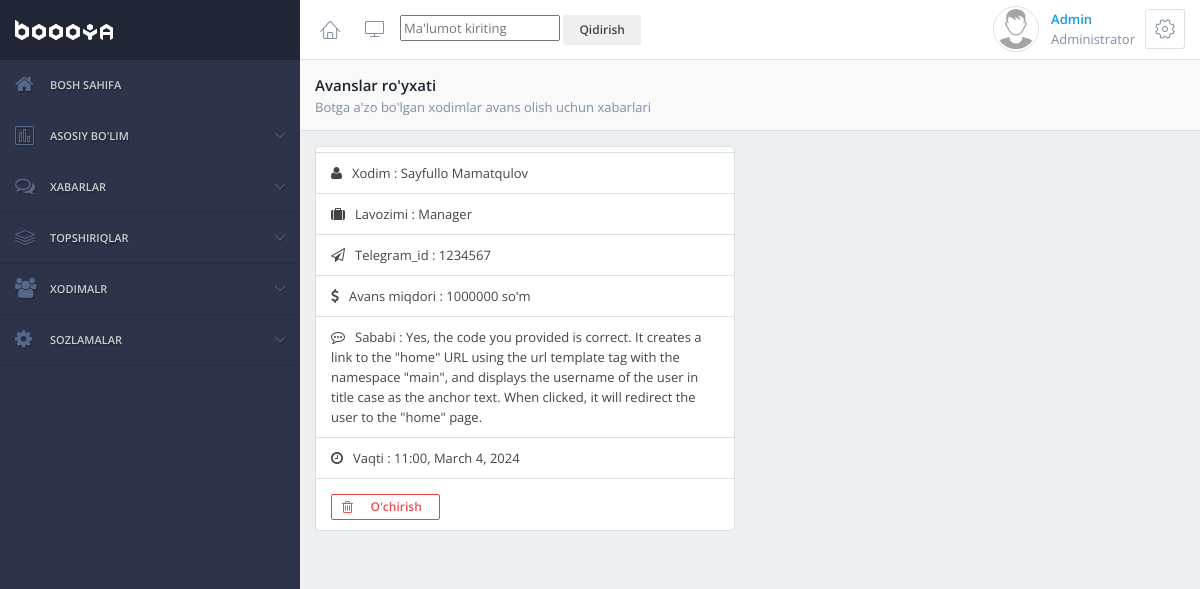
The page /advance/ (signed in) on the database its author committed.
### app/models.py (models this page shows, shortened)
class Advance(models.Model):
    desc = models.TextField(verbose_name="Enter the task !", blank=True)
    amount = models.IntegerField(verbose_name="Amount")
    employees = models.ForeignKey(Employee, on_delete=models.CASCADE)
    add_date = models.DateTimeField(auto_now_add=True)

class Employee(models.Model):
    positions = (
        ('admin',"Admin"),
        ('manager', "Manager"),
        ('worker', "Ishchi"),
        ('student', "Shogird"),
    )
    status = models.BooleanField(default=False)
    position = models.CharField(max_length=55, default='worker', choices=positions, verbose_name='Enter the position', help_text="Choose positions")
    full_name = models.CharField(max_length=155, verbose_name='Enter the name')
    phone_number = models.CharField(max_length=13, verbose_name='Enter the phone number')
    telegram_id = models.ForeignKey(TelegramUser, on_delete=models.CASCADE, related_name='employees')
    image = models.ImageField(upload_to='images/', blank=True, validators=[
        validators.FileExtensionValidator(allowed_extensions=['ico','png','jpeg','jpg'],
            message="Enter an image in the format below('ico','png','jpeg','jpg')")
        ])
    add_date = models.DateTimeField(auto_now_add=True)

class TelegramUser(models.Model):
    full_name = models.CharField(max_length=40, null=True, blank=True)
    telegram_id =  models.CharField(max_length=10, verbose_name='Telegram_ID')
    add_date = models.DateTimeField(auto_now_add=True)
    def __str__(self):
        return self.telegram_id

### app/views.py (the view)
# urls.py: path("advance/", AdvanceView.as_view(), name='advance'),
class AdvanceView(LoginRequiredMixin, ListView):
    model = Advance
    template_name = 'advance.html'
    def get_context_data(self, **kwargs):
        context = super().get_context_data(**kwargs)
        advance = Advance.objects.all()
        context['advance'] = advance
        return context

### templates/advance.html (shortened to what this page needs)
{% extends "wrapper.html" %}
{% load static %}
{% block content %}
                    <div class="app-heading app-heading-bordered app-heading-page">
                        <div class="title">
                            <h1>Avanslar ro'yxati</h1>
                            <p>Botga a'zo bo'lgan xodimlar avans olish uchun xabarlari</p>
                        </div>
                    </div>
                    <div class="container">
                        <div class="row">
                            {% for a in advance %}
                            <div class="col-md-6 col-xs-6">
                                <div class="block block-condensed padding-top-5">
                                    <div class="list-group">
                                        <div class="list-group-item"><span class="fa fa-user"></span> Xodim : {{ a.employees.full_name }}</div>
                                        <div class="list-group-item"><span class="fa fa-suitcase"></span> Lavozimi : {{ a.employees.get_position_display }}</div>
                                        <div class="list-group-item"><span class="fa fa-paper-plane-o"></span> Telegram_id : {{ a.employees.telegram_id }}</div>
                                        <div class="list-group-item"><span class="fa fa-dollar"></span> Avans miqdori : {{ a.amount }} so'm</div>
                                        <div class="list-group-item"><span class="fa fa-commenting-o"></span> Sababi : {{ a.desc }}</div>
                                        <div class="list-group-item"><span class="fa fa-clock-o"></span> Vaqti : {{ a.employees.add_date|date:"H:i, F j, Y" }}</div>
                                        <div class="list-group-item">
                                            <div class="block-content padding-top-5">
                                                <div class="row">
                                                    <div class="col-md-4 ">
                                                        <a href="{% url 'main:delete_advance' a.id %}" class="btn btn-danger btn-clean btn-block btn-xs"><span class="fa fa-trash-o"></span> O'chirish</a>
                                                    </div>
                                                </div>
                                            </div>
                                        </div>
                                    </div>
                                </div>
                            </div>
                            {% endfor %}
                        </div>
                    </div>
                </div>
            </div>
        </div>
        {% endblock %}

### templates/wrapper.html (shortened to what this page needs)
<!DOCTYPE html>
<html lang="en">
{% load static %}
    <head>
        <link rel="stylesheet" href="{% static 'css/styles.css' %}">
    </head>
    <body>
        <div class="app">
            <div class="app-container">
                <div class="app-sidebar app-navigation app-navigation-fixed scroll app-navigation-style-default app-navigation-open-hover dir-left" data-type="close-other">
                    <a href="{% url 'main:home' %}" class="app-navigation-logo">
                    </a>
                    <nav>
                        <ul>
                            <li>
                                <a href="{% url 'main:home' %}"><span class="fa fa-home"></span> Bosh sahifa </a>
                            </li>
                            <li>
                                <a href="#"><span class="icon-chart-bars"></span>Asosiy bo'lim </a>
                            </li>
                            <li>
                                <a href="#"><span class="fa fa-comments-o"></span> Xabarlar </a>
                            </li>
                            <li>
                                <a href="#"><span class="icon-layers"></span> Topshiriqlar </a>
                            </li>
                            <li>
                                <a href="#"><span class="fa fa-users"></span>Xodimalr </a>
                            </li>
                            <li>
                                <a href="#"><span class="fa fa-cog"></span> Sozlamalar </a>
                            </li>
                        </ul>
                    </nav>
                </div>
                <div class="app-content app-sidebar-left">
                    <div class="app-header">
                        <ul class="app-header-buttons">
                            <li class="hidden-mobile"><a href="{% url 'main:home' %}" class="btn btn-link btn-icon"><span class="icon-home"></span></a></li>
                            <li class="hidden-mobile"><a href="#" class="btn btn-link btn-icon" data-sidebar-minimize=".app-sidebar.dir-left"><span class="icon-screen"></span></a></li>
                        </ul>
                        <ul class="app-header-buttons pull-right">
                            <li>
                                <div class="contact contact-rounded contact-bordered contact-lg contact-ps-controls">
                                    <img src="{% static 'img/user/no-image.png' %}" alt="John Doe">
                                    <div class="contact-container">
                                        <a href="{% url 'main:home' %}">{{ user.username|title }}</a>
                                        <span>Administrator</span>
                                    </div>
                                    <div class="contact-controls">
                                        <div class="dropdown">
                                            <button type="button" class="btn btn-default btn-icon" data-toggle="dropdown"><span class="icon-cog"></span></button>
                                        </div>
                                    </div>
                                </div>
                            </li>
                        </ul>
                        <div class="px" style="margin-top: 10px;">
                            <form action="{% url 'main:search' %}" method="get">
                                <input type="text" name="q" placeholder="Ma'lumot kiriting">
                                <button type="submit" class="btn btn-secondary btn-sm">
                                    Qidirish
                                </button>
                            </form>
                        </div>
                    </div>
                    {% block content %}
{% endblock %}
</body>
</html>

### rows shown on the page
Advance: employees.full_name "Sayfullo Mamatqulov", employees.position "Manager", employees.telegram_id "1234567", amount "1000000", desc "Yes, the code you provided is correct. It creates a link to the \"home\" URL using the url template tag with the namespace \"main\", and displays the username of the user in title case as the anchor text. When clicked, it will redirect the user to the \"home\" page.", employees.add_date "11:00, March 4, 2024"

### other values the page prints
{{ user.username|title }} "Admin"
